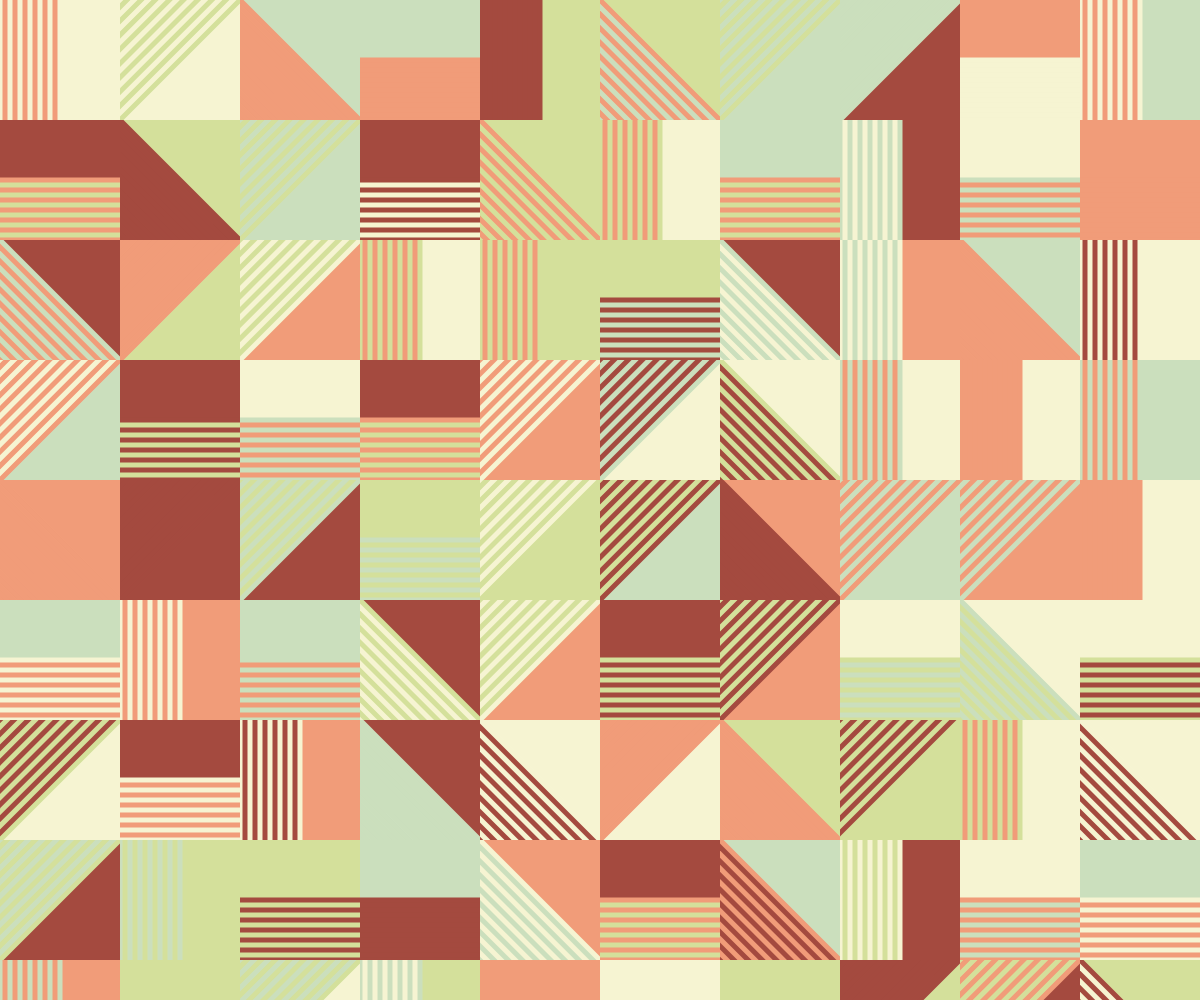
Frame 1 (no input)
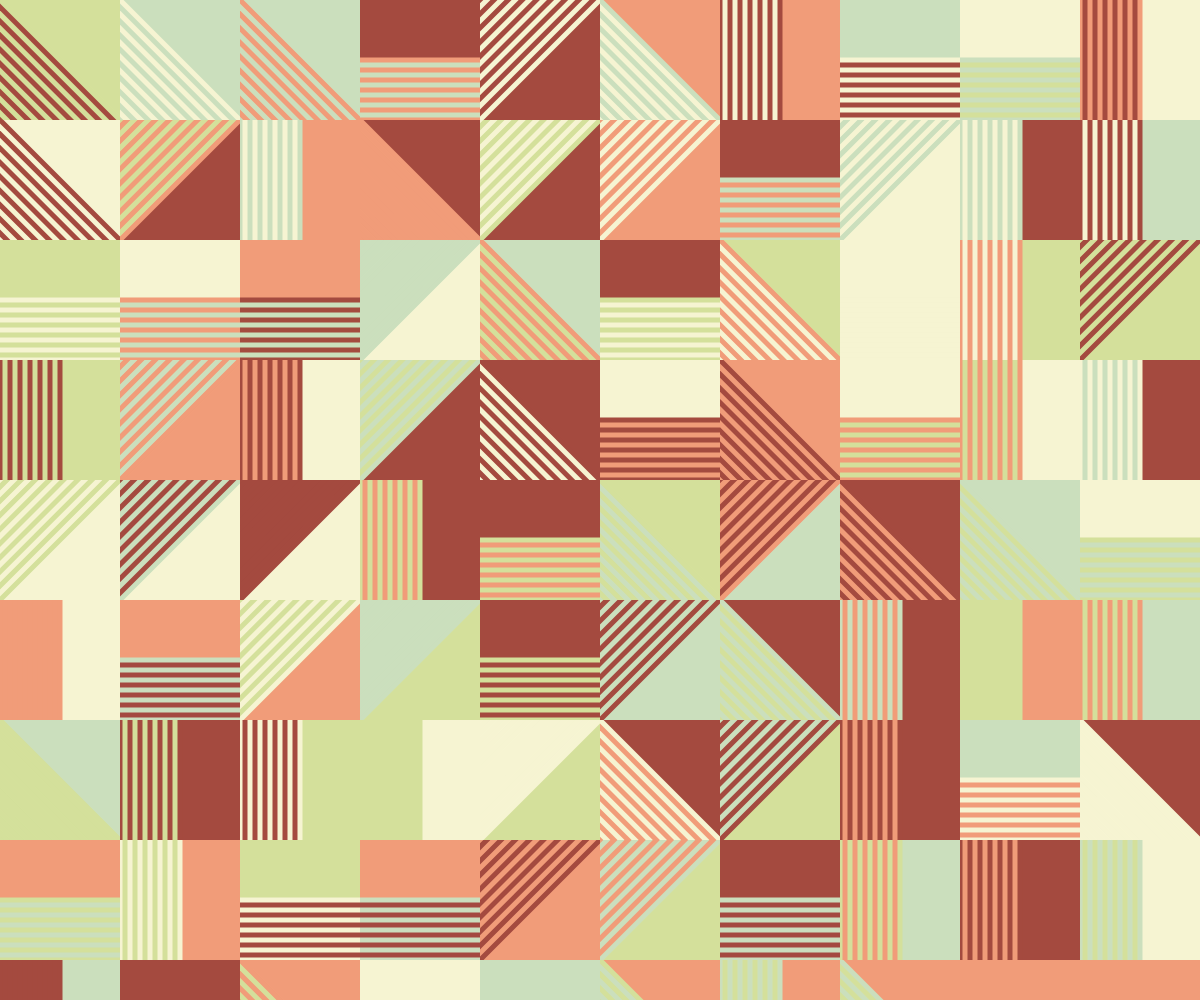
Frame 2 (the mouse pressed at the canvas centre, redrawn once)

The p5.js sketch that drew these frames (run headless with seeded random() and noise() and a simulated clock; the mouse was pressed at the canvas centre and the sketch redrawn once):

// p5.js sketch
// ── sketch.js
"use strict";

const palette = ["#D4E09B", "#F6F4D2", "#CBDFBD", "#F19C79", "#A44A3F"];

//==========
// p5.js

function setup(){
	createCanvas(windowWidth, windowHeight);
	noLoop();
}

function draw(){

	background(33);
	angleMode(DEGREES);
	rectMode(CENTER);

	let size = 120;
	let rows = height / size;
	let cols = width / size;

	noFill();
	stroke(255);
	strokeWeight(1);

	for(let r=0; r<rows; r++){
		for(let c=0; c<cols; c++){
			let pX = c * size;
			let pY = r * size;
			let rot = 45 * floor(random(4));
			drawGraphics(pX, pY, size, rot);
		}
	}
}

function drawGraphics(x, y, s, a){
	let gra = createGraphics(s, s);
	gra.angleMode(DEGREES);
	gra.rectMode(CENTER);

	gra.background(getColor());

	gra.push();
	gra.translate(s/2, s/2);
	gra.rotate(a);
	//gra.circle(0, 0, 10);

	gra.fill(getColor());
	gra.noStroke();
	gra.square(0, s, s*2);

	gra.noFill();
	gra.stroke(getColor());
	gra.strokeWeight(5);
	let p = 10;
	let rows = s / p;
	for(let r=0; r<rows; r++){
		gra.line(-s, r*p, s, r*p);
	}
	gra.pop();

	image(gra, x, y);
}

function getColor(){
	let c = floor(random(palette.length));
	return palette[c];
}
